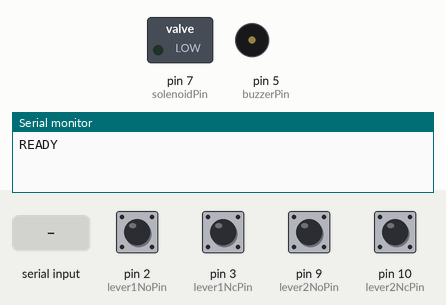
Recording of a sketch running on a simulated Arduino Uno, built with avr-gcc and run on an emulated ATmega328P. On the bench: switched loads named in the sketch (green lamp = pin HIGH), buzzer (waves = sounding), the last lines printed to the serial monitor. Inputs (shaded band) come from the test bench; at power-on: pin 2 (lever1NoPin), pin 3 (lever1NcPin), pin 9 (lever2NoPin), pin 10 (lever2NcPin) HIGH.

Above: at 2.2 s.
2.3 s: "START\n" received over Serial
At 2.55 s:
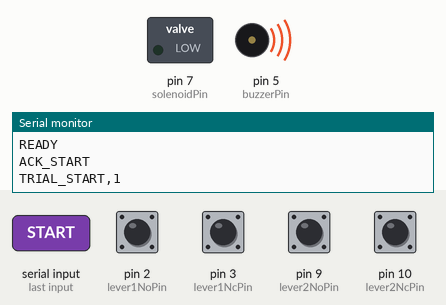
4.3 s: pin 9 (lever2NoPin) pulled LOW for 0.15 s
At 7.35 s:
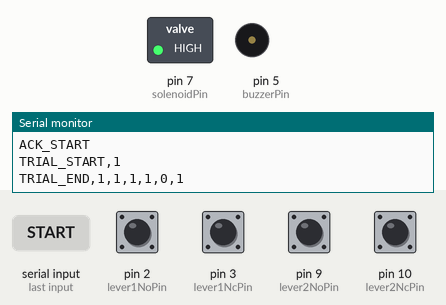
7.4 s: "START\n" received over Serial
At 8.7 s:
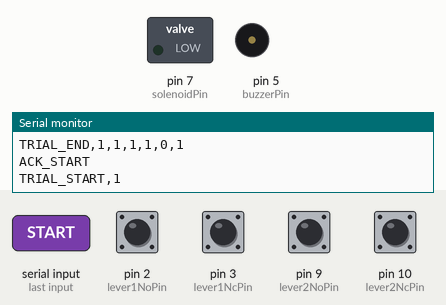
9.0 s: pin 9 (lever2NoPin) pulled LOW for 1 s
At 12.51 s:
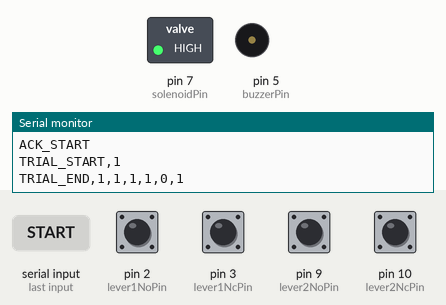
13.0 s: "CONTINUE\n" received over Serial
At 15.0 s:
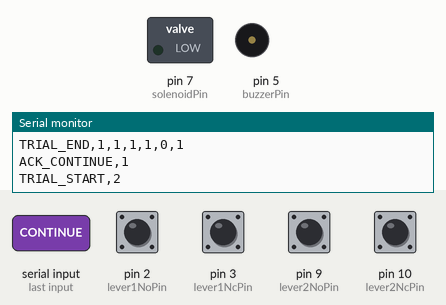
15.4 s: pin 9 (lever2NoPin) pulled LOW for 3.2 s
At 19.1 s:
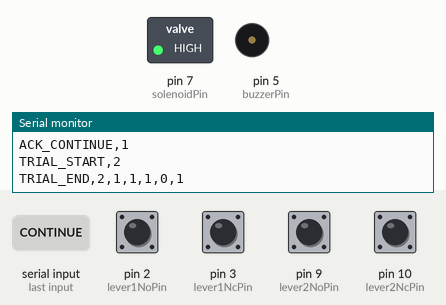
Timing chart, 0 to 20.7 s (numbered marks = the images above; inputs shaded):
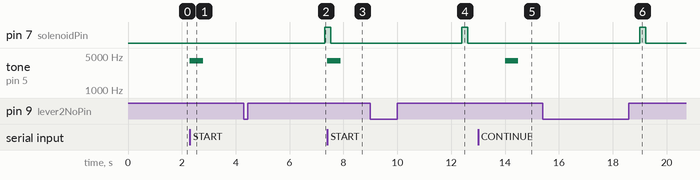

Measured:
- after the input at 2.3 s, tone on pin 5 (buzzerPin): silent → 4000 Hz at once, → silent 0.50 s later
- after the input at 4.3 s, pin 7 (solenoidPin): LOW → HIGH after 3.0 s
- after the input at 7.4 s, tone on pin 5 (buzzerPin): silent → 4000 Hz at once, → silent 0.50 s later
- after the input at 9.0 s, pin 7 (solenoidPin): LOW → HIGH after 3.4 s, → LOW 0.22 s later
- after the input at 13.0 s, tone on pin 5 (buzzerPin): silent → 4000 Hz after 1.0 s, → silent 0.50 s later
- after the input at 15.4 s, pin 7 (solenoidPin): LOW → HIGH after 3.6 s, → LOW 0.22 s later

The sketch:

arduinoBuzzerThenCountLeverPresses.ino
```cpp
const byte lever1NoPin = 2;    // lever 1 NO
const byte lever1NcPin = 3;    // lever 1 NC
const byte lever2NoPin = 9;    // lever 2 NO
const byte lever2NcPin = 10;   // lever 2 NC
const byte buzzerPin = 5;      // buzzer output
const byte solenoidPin = 7;    // solenoid driver output

// USER SETTINGS
const unsigned long X_seconds = 1;      // wait time before each trial starts
const unsigned long Y_seconds = 5;      // response window
const unsigned long debounceMs = 10;
const unsigned int buzzerFreq = 4000;
const unsigned long buzzerMs = 500;
const unsigned long solenoidMs = 220;
const unsigned int pressesRequiredForWater = 3;  // consecutive trials w/ a press needed for water

// STATE MACHINE
enum SystemState {
  IDLE,
  WAIT_BETWEEN_TRIALS,
  TRIAL_ACTIVE,
  WAIT_FOR_MATLAB
};
SystemState systemState = IDLE;

// LEVER STATE
enum LeverState {
  LEVER_UNPRESSED,
  LEVER_PRESSED,
  LEVER_INVALID
};

struct Lever {
  byte noPin;
  byte ncPin;
  LeverState lastRawState;
  LeverState stableState;
  unsigned long lastRawChangeTime;
  unsigned long pressCountThisTrial;
};

Lever lever1 = { lever1NoPin, lever1NcPin, LEVER_INVALID, LEVER_INVALID, 0, 0 };
Lever lever2 = { lever2NoPin, lever2NcPin, LEVER_INVALID, LEVER_INVALID, 0, 0 };

// SOLENOID STATE
bool solenoidActive = false;
unsigned long solenoidOffMs = 0;
unsigned int consecutivePressStreak = 0;

// TRIAL VARIABLES
unsigned long nextTrialStartMs = 0;
unsigned long trialEndMs = 0;
unsigned long trialNumber = 0;
unsigned long pressCount = 0;        // total presses this trial, both levers combined
bool sawPressThisTrial = false;

// SERIAL COMMAND BUFFER
String cmdBuffer = "";

LeverState readRawLeverState(Lever &lev) {
  bool noClosed = (digitalRead(lev.noPin) == LOW);
  bool ncClosed = (digitalRead(lev.ncPin) == LOW);

  if (noClosed && !ncClosed) {
    return LEVER_PRESSED;
  } else if (!noClosed && ncClosed) {
    return LEVER_UNPRESSED;
  } else {
    return LEVER_INVALID;
  }
}

// Debounce one lever; counts a fresh press only during an active trial
void updateSingleLever(Lever &lev, unsigned long nowMs) {
  LeverState rawState = readRawLeverState(lev);

  if (rawState != lev.lastRawState) {
    lev.lastRawState = rawState;
    lev.lastRawChangeTime = nowMs;
  }

  if ((nowMs - lev.lastRawChangeTime) >= debounceMs && rawState != lev.stableState) {
    LeverState previousStableState = lev.stableState;
    lev.stableState = rawState;

    if (systemState == TRIAL_ACTIVE &&
        lev.stableState == LEVER_PRESSED &&
        previousStableState != LEVER_PRESSED) {
      lev.pressCountThisTrial++;
      pressCount++;
      sawPressThisTrial = true;
    }
  }
}

void updateLevers(unsigned long nowMs) {
  //updateSingleLever(lever1, nowMs);
  updateSingleLever(lever2, nowMs);
}

void triggerSolenoid(unsigned long nowMs) {
  digitalWrite(solenoidPin, HIGH);
  solenoidActive = true;
  solenoidOffMs = nowMs + solenoidMs;
}

void startTrial(unsigned long nowMs) {
  trialNumber++;
  pressCount = 0;
  sawPressThisTrial = false;
  lever1.pressCountThisTrial = 0;
  lever2.pressCountThisTrial = 0;
  trialEndMs = nowMs + Y_seconds * 1000UL;
  systemState = TRIAL_ACTIVE;

  tone(buzzerPin, buzzerFreq, buzzerMs);

  Serial.print("TRIAL_START,");
  Serial.println(trialNumber);
}

void endTrial(unsigned long nowMs) {
  systemState = WAIT_FOR_MATLAB;

  bool waterDelivered = false;
   // Fixed interval trials
  if (sawPressThisTrial) {
    triggerSolenoid(nowMs);
    waterDelivered = true;
  }

  // triggerSolenoid(nowMs);
  // waterDelivered = true;

  // Variable interval trials
  // if (sawPressThisTrial) {
  //   consecutivePressStreak++;
  //   //Serial.println(consecutivePressStreak++); /// for debugging
  // } else {
  //   consecutivePressStreak = 0;
  // }
  // if (consecutivePressStreak >= pressesRequiredForWater) {
  //   triggerSolenoid(nowMs);
  //   waterDelivered = true;
  //   consecutivePressStreak = 0;   // reset the streak after rewarding
  // }

  Serial.print("TRIAL_END,");
  Serial.print(trialNumber);
  Serial.print(",");
  Serial.print(pressCount);
  Serial.print(",");
  Serial.print(sawPressThisTrial ? 1 : 0);
  Serial.print(",");
  Serial.print(waterDelivered ? 1 : 0);
  Serial.print(",");
  Serial.print(lever1.pressCountThisTrial);
  Serial.print(",");
  Serial.println(lever2.pressCountThisTrial);
}

void handleCommand(String cmd, unsigned long nowMs) {
  cmd.trim();

  if (cmd.equalsIgnoreCase("CONTINUE")) {
    if (systemState == WAIT_FOR_MATLAB) {
      nextTrialStartMs = nowMs + X_seconds * 1000UL;
      systemState = WAIT_BETWEEN_TRIALS;

      Serial.print("ACK_CONTINUE,");
      Serial.println(trialNumber);
    }
  } else if (cmd.equalsIgnoreCase("START")) {
    trialNumber = 0;
    pressCount = 0;
    sawPressThisTrial = false;
    consecutivePressStreak = 0;
    nextTrialStartMs = nowMs;
    systemState = WAIT_BETWEEN_TRIALS;
    Serial.println("ACK_START");
  } else if (cmd.equalsIgnoreCase("STOP")) {
    systemState = WAIT_FOR_MATLAB;
    solenoidActive = false;
    digitalWrite(solenoidPin, LOW);
    Serial.println("ACK_STOP");
  }
}

void readSerialCommands(unsigned long nowMs) {
  while (Serial.available() > 0) {
    char c = Serial.read();
    if (c == '\n') {
      handleCommand(cmdBuffer, nowMs);
      cmdBuffer = "";
    } else if (c != '\r') {
      cmdBuffer += c;
    }
  }
}

void setup() {
  pinMode(lever1.noPin, INPUT_PULLUP);
  pinMode(lever1.ncPin, INPUT_PULLUP);
  pinMode(lever2.noPin, INPUT_PULLUP);
  pinMode(lever2.ncPin, INPUT_PULLUP);
  pinMode(buzzerPin, OUTPUT);
  pinMode(solenoidPin, OUTPUT);
  digitalWrite(solenoidPin, LOW);

  Serial.begin(115200);
  delay(1000);

  unsigned long nowMs = millis();
  lever1.lastRawState = readRawLeverState(lever1);
  lever1.stableState = lever1.lastRawState;
  lever1.lastRawChangeTime = nowMs;

  lever2.lastRawState = readRawLeverState(lever2);
  lever2.stableState = lever2.lastRawState;
  lever2.lastRawChangeTime = nowMs;

  Serial.println("READY");
}

void loop() {
  unsigned long nowMs = millis();

  readSerialCommands(nowMs);
  updateLevers(nowMs);

  if (systemState == WAIT_BETWEEN_TRIALS && nowMs >= nextTrialStartMs) {
    startTrial(nowMs);
  }

  if (systemState == TRIAL_ACTIVE && nowMs >= trialEndMs) {
    endTrial(nowMs);
  }

  if (solenoidActive && nowMs >= solenoidOffMs) {
    digitalWrite(solenoidPin, LOW);
    solenoidActive = false;
  }
}
```
